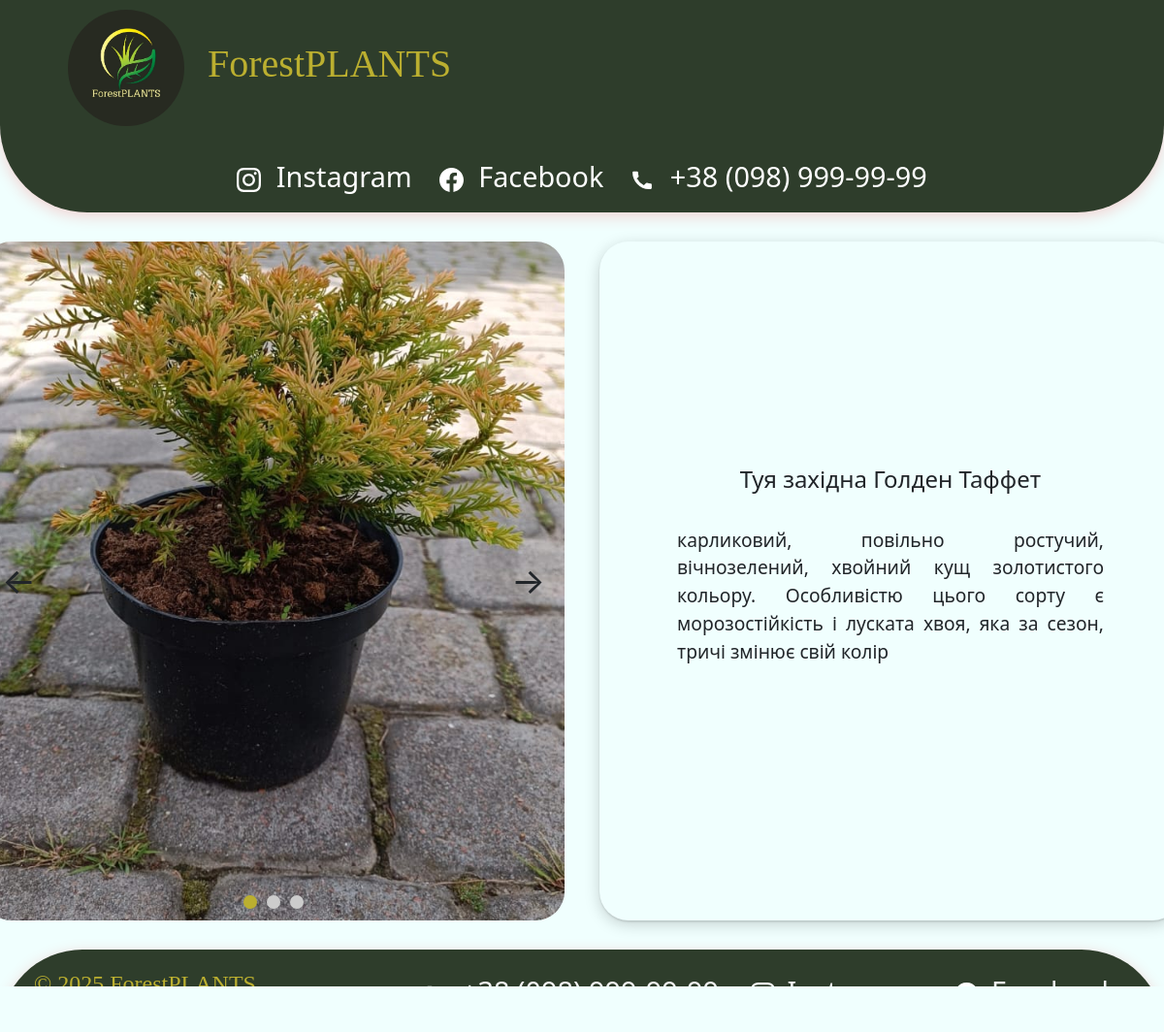
Screenshot of /category/3/product/2/ with the database file from the repository.
### main/models.py (models this page shows, shortened)
class Product(models.Model):
    category = models.ForeignKey(Category, on_delete=models.CASCADE, related_name='%(class)ss')
    image = models.ImageField(upload_to='products/', null=True, blank=True)
    image_1 = models.ImageField(upload_to='products/', null=True, blank=True)
    image_2= models.ImageField(upload_to='products/', null=True, blank=True)
    image_3 = models.ImageField(upload_to='products/', null=True, blank=True)
    image_4 = models.ImageField(upload_to='products/', null=True, blank=True)
    image_5 = models.ImageField(upload_to='products/', null=True, blank=True)
    name = models.CharField(max_length=250, null=True, blank=True)
    description = models.TextField(null=True, blank=True)
    price = models.CharField(max_length=250, null=True, blank=True)

### main/views.py (the view)
# urls.py: path('category/<int:category_id>/product/<int:product_id>/', views.product_detail, name='product_detail'),
def product_detail(request, category_id, product_id):
    category = get_object_or_404(Category, id=category_id)
    product = get_object_or_404(Product, id=product_id, category=category)
    return render(request, 'main/product_detail.html', {
        'lviv': False,
        'product': product,
        'category': category
    })

### main/templates/main/product_detail.html (shortened to what this page needs)
{% extends 'main/dad.html' %}
{% block body %}
<div class="product-detail">
  {% if product.image %}
  <img class="product-detail-img" src="{{ product.image.url }}" alt="{{ product.name }}">
  {% endif %}
  <div class="product-info">
    {% if  product.name  %}
    <h3 class="product-detail-name">{{ product.name }}</h3>
    {% endif %}
    {% if product.description %}
    <p>{{ product.description|linebreaks }}</p>
    {% endif %}
  </div>
</div>
{% endblock %}

### main/static/main/main.css (style rules this page uses)
body { background-color: rgb(240, 255, 254); }
.product-detail { display: flex; flex-direction: row; justify-content: center; align-items: center; gap: 36px; padding: 30px; }
.product-detail-img { width: 600px; height: 700px; object-fit: cover; border-radius: 30px; margin-right: 30px; flex-shrink: 0; }
.product-info { display: flex; flex-direction: column; justify-content: center; text-align: left; box-shadow: 0 4px 16px rgba(0,0,0,0.18), 0 1.5px 2px rgba(0,0,0,0.12); padding: 30px 80px; border-radius: 30px; min-width: 600px; min-height: 700px; max-width: 600px; }
.product-detail-name { font-size: 1.5rem; text-align: center; }
.product-info p { font-size: 1.2rem; text-align: justify; }
.product-detail-name { margin-bottom: 18px; }

### rows the page displays
Product: image (picture), name "Туя західна Голден Таффет", description "карликовий, повільно ростучий, вічнозелений, хвойний кущ золотистого кольору. Особливістю цього сорту є морозостійкість і луската хвоя, яка за сезон, тричі змінює свій колір"
